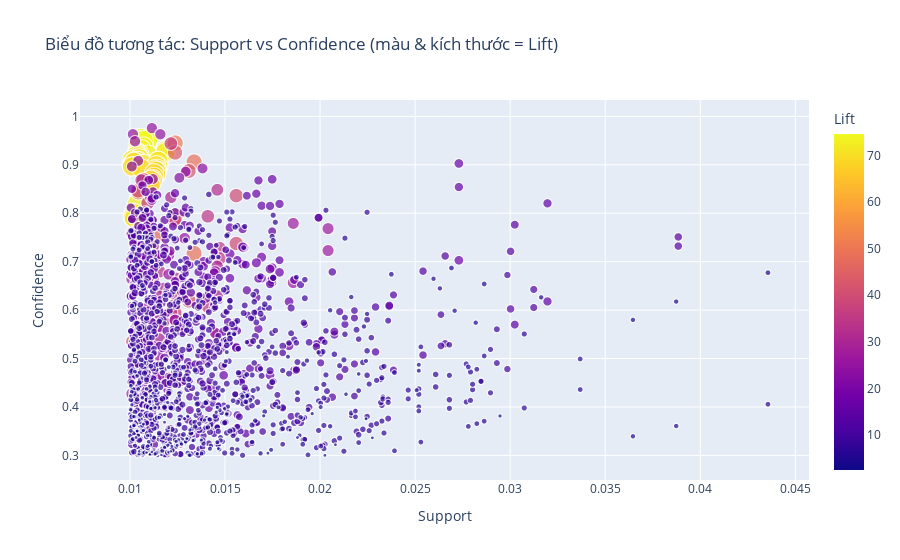

Notebook source saved alongside this figure:
### Code cell
## Tạo biểu đồ bằng HTML
if PLOT_PLOTLY_SCATTER and not rules_filtered_ap.empty:
    fig = px.scatter(
        rules_filtered_ap,
        x="support",
        y="confidence",
        color="lift",
        size="lift",
        hover_name="rule_str",
        title="Biểu đồ tương tác: Support vs Confidence (màu & kích thước = Lift)",
        labels={
            "support": "Support",
            "confidence": "Confidence",
            "lift": "Lift",
        },
    )
    fig.show()
else:
    if rules_filtered_ap.empty:
        print("Không có luật nào sau khi lọc để vẽ scatter Plotly.")
    else:
        print("PLOT_PLOTLY_SCATTER = False, bỏ qua biểu đồ Plotly.")

### Figure 1 — Plotly figure (JSON) as saved in the notebook; plotly's stock layout.template omitted (floating-point values rounded to 4 significant figures; data arrays with more than 128 entries replaced by an {"elided": "..."} marker saying what was removed)
{"data": [{"hovertemplate": "<b>%{hovertext}</b><br><br>Support=%{x}<br>Confidence=%{y}<br>Lift=%{marker.color}<extra></extra>", "hovertext": {"elided": "1794 str values"}, "legendgroup": "", "marker": {"color": {"elided": "1794 float values"}, "coloraxis": "coloraxis", "size": {"elided": "1794 float values"}, "sizemode": "area", "sizeref": 0.1864, "symbol": "circle"}, "mode": "markers", "name": "", "showlegend": false, "type": "scattergl", "x": {"elided": "1794 float values"}, "xaxis": "x", "y": {"elided": "1794 float values"}, "yaxis": "y"}], "layout": {"coloraxis": {"colorbar": {"title": {"text": "Lift"}}, "colorscale": [[0, "#0d0887"], [0.1111, "#46039f"], [0.2222, "#7201a8"], [0.3333, "#9c179e"], [0.4444, "#bd3786"], [0.5556, "#d8576b"], [0.6667, "#ed7953"], [0.7778, "#fb9f3a"], [0.8889, "#fdca26"], [1, "#f0f921"]]}, "legend": {"itemsizing": "constant", "tracegroupgap": 0}, "title": {"text": "Biểu đồ tương tác: Support vs Confidence (màu & kích thước = Lift)"}, "xaxis": {"anchor": "y", "domain": [0, 1], "title": {"text": "Support"}}, "yaxis": {"anchor": "x", "domain": [0, 1], "title": {"text": "Confidence"}}}}
